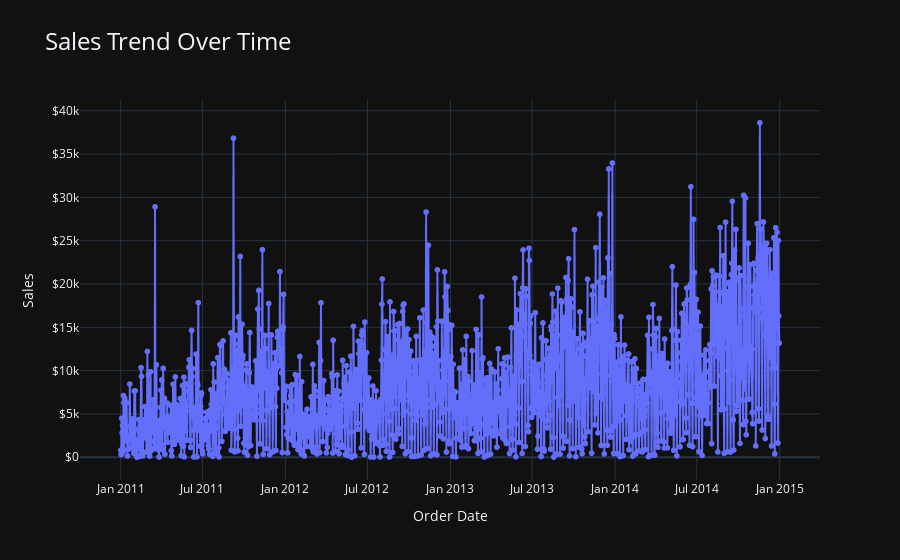

The cell this chart's notebook holds for it:
### Markdown cell above
### 4) Sales Over Time

### Code cell
sales_df = df.groupby('order_date')['sales'].sum().reset_index()

fig = px.line(sales_df, x='order_date', y='sales', 
              title='Sales Trend Over Time',
              labels={'order_date': 'Order Date', 'sales': 'Sales'},
              line_shape='linear',  
              markers=True)  

# Update layout for better aesthetics
fig.update_layout(
    xaxis_title='Order Date',
    yaxis_title='Sales',
    template='plotly_dark',  
    title_font_size=24,
    xaxis_tickformat='%b %Y', 
    yaxis_tickprefix='$', 
    showlegend=False
)

fig.show()

### Figure 1 — Plotly figure (JSON) as saved in the notebook; plotly's stock layout.template omitted (floating-point values rounded to 4 significant figures; data arrays with more than 128 entries replaced by an {"elided": "..."} marker saying what was removed)
{"data": [{"hovertemplate": "Order Date=%{x}<br>Sales=%{y}<extra></extra>", "legendgroup": "", "line": {"color": "#636efa", "dash": "solid", "shape": "linear"}, "marker": {"symbol": "circle"}, "mode": "markers+lines", "name": "", "showlegend": false, "type": "scattergl", "x": {"elided": "1427 str values"}, "xaxis": "x", "y": {"elided": "1427 float values"}, "yaxis": "y"}], "layout": {"legend": {"tracegroupgap": 0}, "showlegend": false, "title": {"font": {"size": 24}, "text": "Sales Trend Over Time"}, "xaxis": {"anchor": "y", "domain": [0, 1], "tickformat": "%b %Y", "title": {"text": "Order Date"}}, "yaxis": {"anchor": "x", "domain": [0, 1], "tickprefix": "$", "title": {"text": "Sales"}}}}
